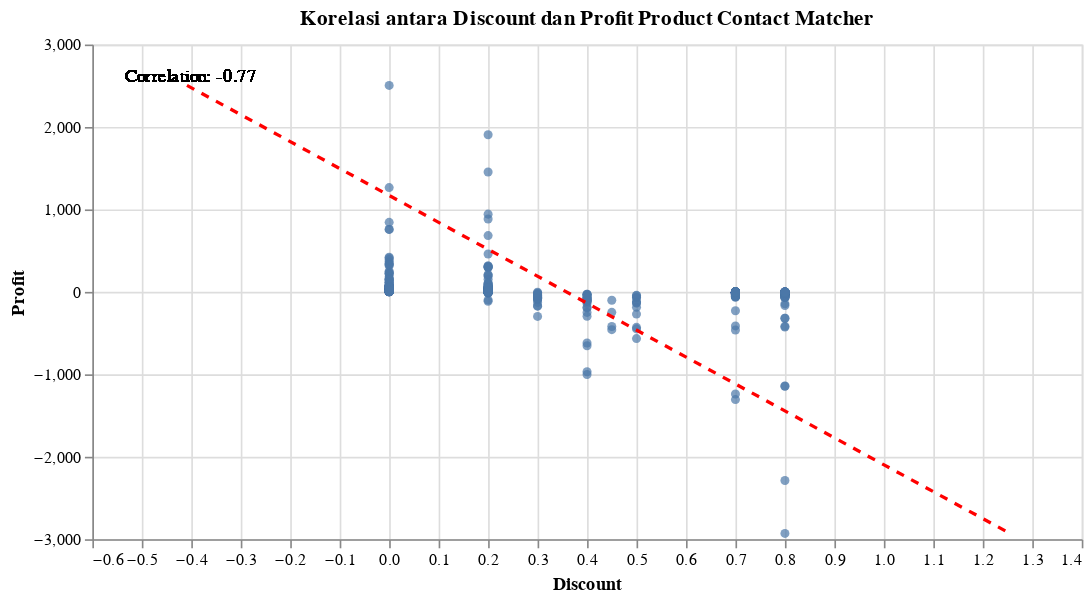

This figure's notebook cell:
### Markdown cell above
Bagaimana korelasi profit dengan diskon pada produk-produk yang menyumbang profit negatif yaitu pada produk Contact Matcher, Big OI Database,dan Marketing Suite

### Code cell
ConMatch=df23[df23['Product']=='ContactMatcher']
ConMatch=ConMatch[['Order Date','Sales','Profit','Discount']]
corelation = ConMatch[['Profit', 'Discount']].corr(method='spearman').loc['Discount','Profit']
fig=alt.Chart(ConMatch).mark_circle().encode(
    x=alt.X('Discount').scale(zero=False),
    y=alt.Y('Profit').scale(zero=False, padding=1),
).properties(
    title="Korelasi antara Discount dan Profit Product Contact Matcher ",
    width=600, height=300
)
text = alt.Chart(ConMatch).mark_text(
    text=f'Correlation: {corelation:.2f}',
    align='left',
    baseline='middle',
    dx=10,
    dy=10
).encode(
    x=alt.value(10),
    y=alt.value(10)
)
fig + fig.transform_regression('Profit','Discount').mark_line(color='red', strokeDash=[5,5])+text

### Figure 1 — Vega-Lite specification as saved in the notebook (floating-point values rounded to 4 significant figures; data arrays with more than 128 entries replaced by an {"elided": "..."} marker saying what was removed)
{"config": {"view": {"continuousWidth": 300, "continuousHeight": 300}}, "layer": [{"mark": {"type": "circle"}, "encoding": {"x": {"field": "Discount", "scale": {"zero": false}, "type": "quantitative"}, "y": {"field": "Profit", "scale": {"zero": false, "padding": 1}, "type": "quantitative"}}, "title": "Korelasi antara Discount dan Profit Product Contact Matcher "}, {"mark": {"type": "line", "color": "red", "strokeDash": [5, 5]}, "encoding": {"x": {"field": "Discount", "scale": {"zero": false}, "type": "quantitative"}, "y": {"field": "Profit", "scale": {"zero": false, "padding": 1}, "type": "quantitative"}}, "title": "Korelasi antara Discount dan Profit Product Contact Matcher ", "transform": [{"on": "Profit", "regression": "Discount"}]}, {"mark": {"type": "text", "align": "left", "baseline": "middle", "dx": 10, "dy": 10, "text": "Correlation: -0.77"}, "encoding": {"x": {"value": 10}, "y": {"value": 10}}}], "data": {"name": "data-e9efded5100dba417ffccf9ff79cbd75"}, "height": 300, "width": 600, "$schema": "https://vega.github.io/schema/vega-lite/v5.16.3.json", "datasets": {"data-e9efded5100dba417ffccf9ff79cbd75": {"elided": "606 records"}}}
